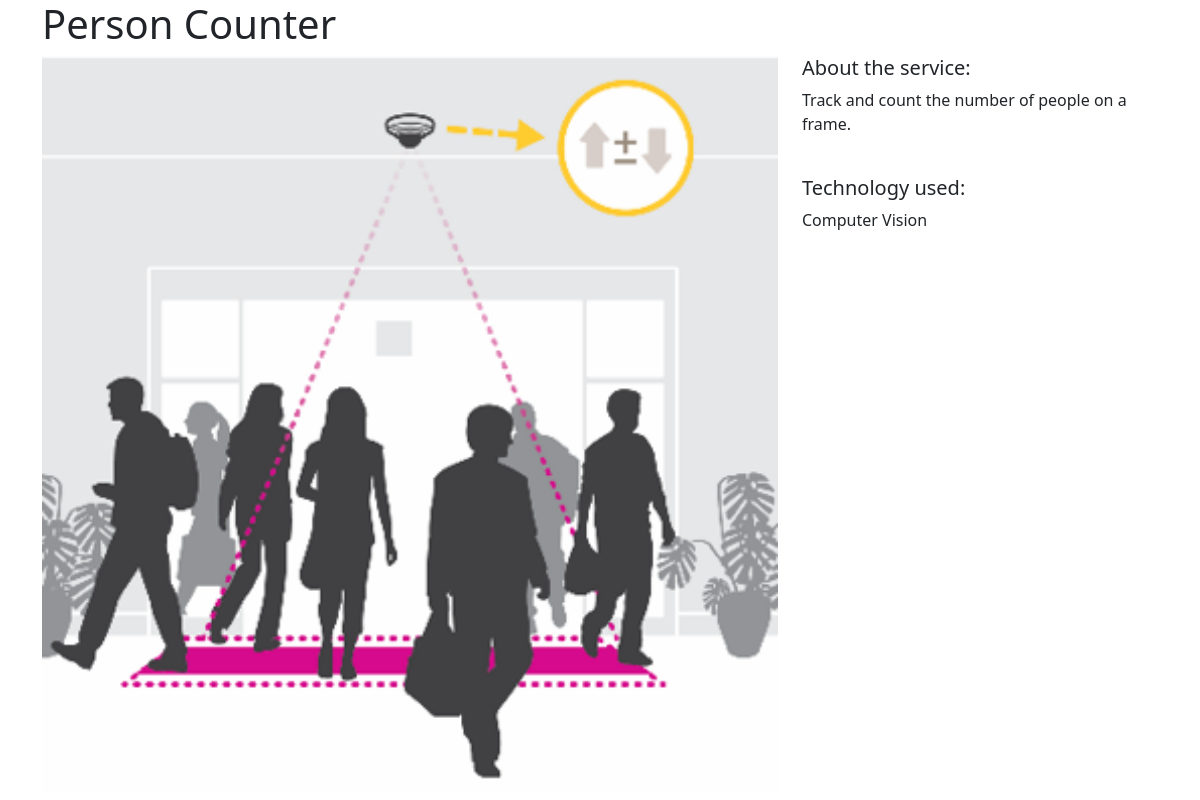
The app's page /projects/2/ with its own data.
### projects/models.py (models this page shows)
class Project(models.Model):
    title = models.CharField(max_length=100)
    description = models.TextField()
    technology = models.CharField(max_length=20)
    image = models.FileField(upload_to="project_images/", blank=True)
    csv = models.FileField(upload_to="documents/", blank=True)

### projects/views.py (the view)
# urls.py: path("<int:pk>/", views.project_detail, name="project_detail"),
def project_detail(request, pk):
    project = Project.objects.get(pk=pk)
    context = {
        "project": project
    }
    return render(request, "projects/project_detail.html", context)

### projects/templates/projects/project_detail.html
{% extends "base.html" %}
{% block page_content %}
<h1>{{ project.title }}</h1>
<div class="row">
    <div class="col-md-8">
        {% if project.image %}
            <img src="{{ project.image.url }}" width="100%">
        {% endif %}
    </div>
    <div class="col-md-4">
        <h5>About the service:</h5>
        <p>{{ project.description }}</p>
        <br>
        <h5>Technology used:</h5>
        <p>{{ project.technology }}</p>
    </div>
</div>
{% endblock page_content %}

### records on screen
Project: image (picture), description "Track and count the number of people on a frame.", technology "Computer Vision"
